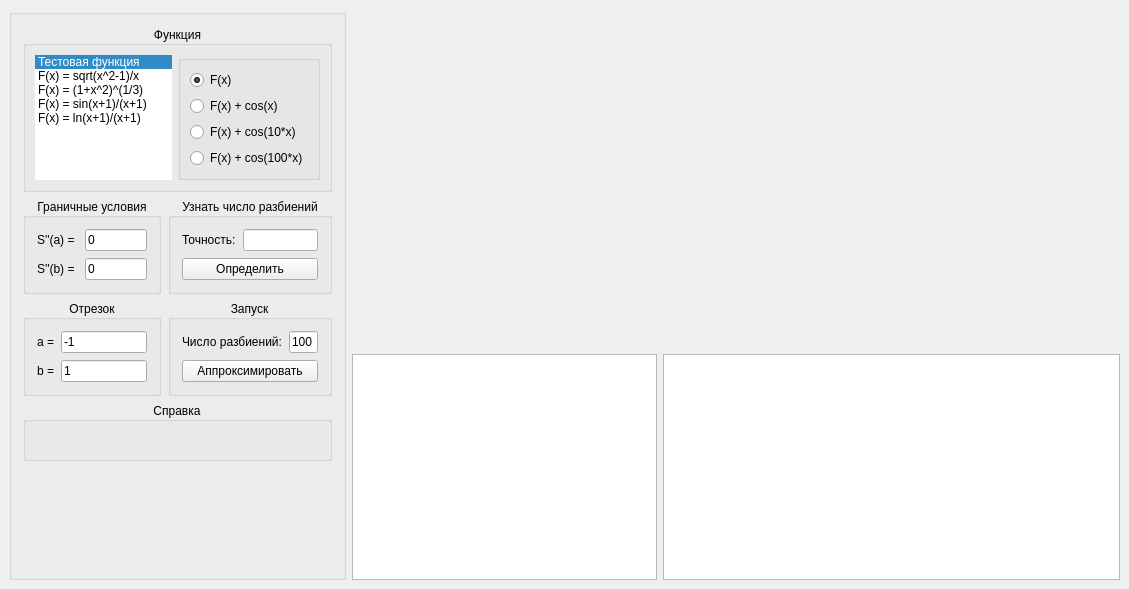
<?xml version="1.0" encoding="UTF-8"?>
<ui version="4.0">
 <class>MainWindow</class>
 <widget class="QMainWindow" name="MainWindow">
  <property name="geometry">
   <rect>
    <x>0</x>
    <y>0</y>
    <width>1129</width>
    <height>589</height>
   </rect>
  </property>
  <widget class="QWidget" name="centralwidget">
   <layout class="QHBoxLayout" name="horizontalLayout_2" stretch="10,90">
    <item>
     <widget class="QFrame" name="horizontalFrame_2">
      <layout class="QVBoxLayout" name="verticalLayout">
       <property name="spacing">
        <number>0</number>
       </property>
       <property name="leftMargin">
        <number>0</number>
       </property>
       <property name="topMargin">
        <number>0</number>
       </property>
       <property name="rightMargin">
        <number>0</number>
       </property>
       <property name="bottomMargin">
        <number>0</number>
       </property>
       <item>
        <widget class="QGroupBox" name="gridGroupBox_2">
         <property name="sizePolicy">
          <sizepolicy hsizetype="Preferred" vsizetype="Preferred">
           <horstretch>0</horstretch>
           <verstretch>0</verstretch>
          </sizepolicy>
         </property>
         <property name="maximumSize">
          <size>
           <width>16777215</width>
           <height>16777215</height>
          </size>
         </property>
         <layout class="QGridLayout">
          <property name="leftMargin">
           <number>11</number>
          </property>
          <property name="topMargin">
           <number>11</number>
          </property>
          <property name="rightMargin">
           <number>11</number>
          </property>
          <property name="bottomMargin">
           <number>11</number>
          </property>
          <property name="horizontalSpacing">
           <number>7</number>
          </property>
          <item row="5" column="1" colspan="2">
           <spacer name="verticalSpacer">
            <property name="orientation">
             <enum>Qt::Vertical</enum>
            </property>
            <property name="sizeHint" stdset="0">
             <size>
              <width>20</width>
              <height>40</height>
             </size>
            </property>
           </spacer>
          </item>
          <item row="1" column="1">
           <widget class="QGroupBox" name="BorderGroupBox">
            <property name="title">
             <string>Граничные условия</string>
            </property>
            <property name="alignment">
             <set>Qt::AlignCenter</set>
            </property>
            <layout class="QFormLayout" name="formLayout">
             <property name="horizontalSpacing">
              <number>7</number>
             </property>
             <property name="verticalSpacing">
              <number>7</number>
             </property>
             <property name="leftMargin">
              <number>11</number>
             </property>
             <property name="topMargin">
              <number>11</number>
             </property>
             <property name="rightMargin">
              <number>11</number>
             </property>
             <property name="bottomMargin">
              <number>11</number>
             </property>
             <item row="0" column="0">
              <widget class="QLabel" name="label">
               <property name="text">
                <string>S''(a) = </string>
               </property>
              </widget>
             </item>
             <item row="0" column="1">
              <widget class="QLineEdit" name="lineSa">
               <property name="text">
                <string>0</string>
               </property>
              </widget>
             </item>
             <item row="1" column="0">
              <widget class="QLabel" name="label_2">
               <property name="text">
                <string>S''(b) = </string>
               </property>
              </widget>
             </item>
             <item row="1" column="1">
              <widget class="QLineEdit" name="lineSb">
               <property name="text">
                <string>0</string>
               </property>
              </widget>
             </item>
            </layout>
           </widget>
          </item>
          <item row="2" column="2">
           <widget class="QGroupBox" name="gridGroupBox_3">
            <property name="title">
             <string>Запуск</string>
            </property>
            <property name="alignment">
             <set>Qt::AlignCenter</set>
            </property>
            <layout class="QFormLayout" name="formLayout_2">
             <property name="horizontalSpacing">
              <number>7</number>
             </property>
             <property name="verticalSpacing">
              <number>7</number>
             </property>
             <property name="leftMargin">
              <number>11</number>
             </property>
             <property name="topMargin">
              <number>11</number>
             </property>
             <property name="rightMargin">
              <number>11</number>
             </property>
             <property name="bottomMargin">
              <number>11</number>
             </property>
             <item row="0" column="1">
              <widget class="QLineEdit" name="lineEditSplitNum">
               <property name="text">
                <string>100</string>
               </property>
              </widget>
             </item>
             <item row="1" column="0" colspan="2">
              <widget class="QPushButton" name="PushApproximate">
               <property name="text">
                <string>Аппроксимировать</string>
               </property>
              </widget>
             </item>
             <item row="0" column="0">
              <widget class="QLabel" name="label11">
               <property name="text">
                <string>Число разбиений:</string>
               </property>
              </widget>
             </item>
            </layout>
           </widget>
          </item>
          <item row="2" column="1">
           <widget class="QGroupBox" name="groupBox">
            <property name="title">
             <string>Отрезок</string>
            </property>
            <property name="alignment">
             <set>Qt::AlignCenter</set>
            </property>
            <layout class="QGridLayout" name="gridLayout_3">
             <property name="leftMargin">
              <number>11</number>
             </property>
             <property name="topMargin">
              <number>11</number>
             </property>
             <property name="rightMargin">
              <number>11</number>
             </property>
             <property name="bottomMargin">
              <number>11</number>
             </property>
             <property name="spacing">
              <number>7</number>
             </property>
             <item row="0" column="0">
              <widget class="QLabel" name="label_6">
               <property name="text">
                <string>a =</string>
               </property>
              </widget>
             </item>
             <item row="0" column="1">
              <widget class="QLineEdit" name="lineA">
               <property name="text">
                <string>-1</string>
               </property>
              </widget>
             </item>
             <item row="1" column="0">
              <widget class="QLabel" name="label_7">
               <property name="text">
                <string>b =</string>
               </property>
              </widget>
             </item>
             <item row="1" column="1">
              <widget class="QLineEdit" name="lineB">
               <property name="text">
                <string>1</string>
               </property>
              </widget>
             </item>
            </layout>
           </widget>
          </item>
          <item row="1" column="2">
           <widget class="QGroupBox" name="gridGroupBox_6">
            <property name="title">
             <string>Узнать число разбиений</string>
            </property>
            <property name="alignment">
             <set>Qt::AlignCenter</set>
            </property>
            <layout class="QFormLayout" name="formLayout_3">
             <property name="horizontalSpacing">
              <number>7</number>
             </property>
             <property name="verticalSpacing">
              <number>7</number>
             </property>
             <property name="leftMargin">
              <number>11</number>
             </property>
             <property name="topMargin">
              <number>11</number>
             </property>
             <property name="rightMargin">
              <number>11</number>
             </property>
             <property name="bottomMargin">
              <number>11</number>
             </property>
             <item row="0" column="0">
              <widget class="QLabel" name="label_4">
               <property name="text">
                <string>Точность:</string>
               </property>
              </widget>
             </item>
             <item row="0" column="1">
              <widget class="QLineEdit" name="lineEdit"/>
             </item>
             <item row="1" column="0" colspan="2">
              <widget class="QPushButton" name="pushButton">
               <property name="text">
                <string>Определить</string>
               </property>
              </widget>
             </item>
            </layout>
           </widget>
          </item>
          <item row="4" column="1" colspan="2">
           <widget class="QGroupBox" name="gridGroupBox_4">
            <property name="title">
             <string>Справка</string>
            </property>
            <property name="alignment">
             <set>Qt::AlignCenter</set>
            </property>
            <layout class="QGridLayout" name="gridLayout_6">
             <property name="leftMargin">
              <number>11</number>
             </property>
             <property name="topMargin">
              <number>11</number>
             </property>
             <property name="rightMargin">
              <number>11</number>
             </property>
             <property name="bottomMargin">
              <number>11</number>
             </property>
             <property name="spacing">
              <number>7</number>
             </property>
             <item row="2" column="0">
              <widget class="QLabel" name="reference">
               <property name="text">
                <string/>
               </property>
               <property name="alignment">
                <set>Qt::AlignLeading|Qt::AlignLeft|Qt::AlignTop</set>
               </property>
              </widget>
             </item>
            </layout>
           </widget>
          </item>
          <item row="0" column="1" colspan="2">
           <widget class="QGroupBox" name="FungListGroupBox">
            <property name="sizePolicy">
             <sizepolicy hsizetype="Preferred" vsizetype="Preferred">
              <horstretch>0</horstretch>
              <verstretch>0</verstretch>
             </sizepolicy>
            </property>
            <property name="title">
             <string>Функция</string>
            </property>
            <property name="alignment">
             <set>Qt::AlignCenter</set>
            </property>
            <layout class="QHBoxLayout" name="horizontalLayout_4">
             <item>
              <widget class="QListWidget" name="FuncList">
               <property name="sizePolicy">
                <sizepolicy hsizetype="Preferred" vsizetype="Fixed">
                 <horstretch>0</horstretch>
                 <verstretch>0</verstretch>
                </sizepolicy>
               </property>
               <property name="minimumSize">
                <size>
                 <width>0</width>
                 <height>10</height>
                </size>
               </property>
               <property name="maximumSize">
                <size>
                 <width>16777215</width>
                 <height>125</height>
                </size>
               </property>
               <property name="frameShape">
                <enum>QFrame::NoFrame</enum>
               </property>
               <property name="editTriggers">
                <set>QAbstractItemView::NoEditTriggers</set>
               </property>
               <property name="currentRow">
                <number>0</number>
               </property>
               <item>
                <property name="text">
                 <string>Тестовая функция</string>
                </property>
               </item>
               <item>
                <property name="text">
                 <string>F(x) = sqrt(x^2-1)/x</string>
                </property>
               </item>
               <item>
                <property name="text">
                 <string>F(x) = (1+x^2)^(1/3)</string>
                </property>
               </item>
               <item>
                <property name="text">
                 <string>F(x) = sin(x+1)/(x+1)</string>
                </property>
               </item>
               <item>
                <property name="text">
                 <string>F(x) = ln(x+1)/(x+1)</string>
                </property>
                <property name="font">
                 <font>
                  <strikeout>false</strikeout>
                 </font>
                </property>
                <property name="flags">
                 <set>ItemIsSelectable|ItemIsUserCheckable|ItemIsEnabled</set>
                </property>
               </item>
              </widget>
             </item>
             <item>
              <widget class="QGroupBox" name="verticalGroupBox">
               <layout class="QVBoxLayout" name="verticalLayout_2">
                <item>
                 <widget class="QRadioButton" name="RB_0">
                  <property name="text">
                   <string>F(x)</string>
                  </property>
                  <property name="checked">
                   <bool>true</bool>
                  </property>
                 </widget>
                </item>
                <item>
                 <widget class="QRadioButton" name="RB_1">
                  <property name="text">
                   <string>F(x) + cos(x)</string>
                  </property>
                 </widget>
                </item>
                <item>
                 <widget class="QRadioButton" name="RB_2">
                  <property name="text">
                   <string>F(x) + cos(10*x)</string>
                  </property>
                 </widget>
                </item>
                <item>
                 <widget class="QRadioButton" name="RB_3">
                  <property name="text">
                   <string>F(x) + cos(100*x)</string>
                  </property>
                 </widget>
                </item>
               </layout>
              </widget>
             </item>
            </layout>
           </widget>
          </item>
         </layout>
        </widget>
       </item>
      </layout>
     </widget>
    </item>
    <item>
     <widget class="QFrame" name="horizontalFrame">
      <layout class="QVBoxLayout" name="verticalLayout_4" stretch="60,40">
       <property name="leftMargin">
        <number>0</number>
       </property>
       <property name="topMargin">
        <number>0</number>
       </property>
       <property name="rightMargin">
        <number>0</number>
       </property>
       <property name="bottomMargin">
        <number>0</number>
       </property>
       <item>
        <layout class="QHBoxLayout" name="horizontalLayout_3">
         <property name="spacing">
          <number>7</number>
         </property>
         <item>
          <widget class="QCustomPlot" name="graphF" native="true"/>
         </item>
         <item>
          <widget class="QCustomPlot" name="graphdF" native="true"/>
         </item>
         <item>
          <widget class="QCustomPlot" name="graphddF" native="true"/>
         </item>
        </layout>
       </item>
       <item>
        <layout class="QHBoxLayout" name="horizontalLayout" stretch="40,60">
         <item>
          <widget class="QTableWidget" name="tableCoef">
           <property name="editTriggers">
            <set>QAbstractItemView::NoEditTriggers</set>
           </property>
           <property name="alternatingRowColors">
            <bool>true</bool>
           </property>
          </widget>
         </item>
         <item>
          <widget class="QTableWidget" name="tableData">
           <property name="editTriggers">
            <set>QAbstractItemView::NoEditTriggers</set>
           </property>
           <property name="alternatingRowColors">
            <bool>true</bool>
           </property>
          </widget>
         </item>
        </layout>
       </item>
      </layout>
     </widget>
    </item>
   </layout>
  </widget>
 </widget>
 <customwidgets>
  <customwidget>
   <class>QCustomPlot</class>
   <extends>QWidget</extends>
   <header>qcustomplot.h</header>
   <container>1</container>
  </customwidget>
 </customwidgets>
 <resources/>
 <connections/>
</ui>
